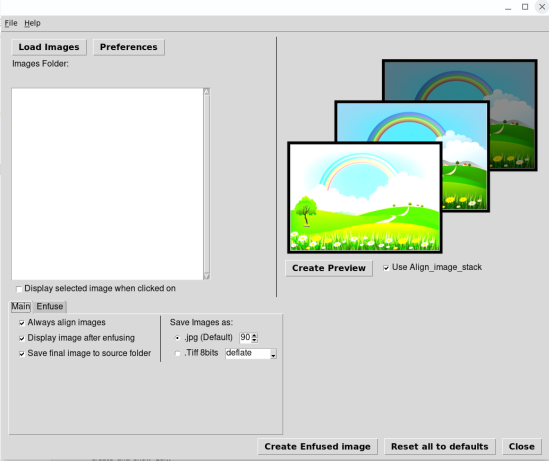
#> input picture images/PyImageFuser-00.png, 1098 x 921 px (shown at 1/2 size)
$ python opencv_stack.py ../images/PyImageFuser-00.png ../images/PyImageFuser-00.png ../images/PyImageFuser-00.png
#> lines starting #> are read from the running program, lines starting #| are printed output that depends on the picture
#!/usr/bin/env python3
# -*- coding: utf-8 -*-

import glob, os, sys
import cv2
import numpy as np
from time import time


# From: https://github.com/maitek/image_stacking

# Align and stack images by matching ORB keypoints (KeyPointMarching)
# [48 lines left out: function stackImagesORB, not called in this run]


# Align and stack images with ECC method
# Much slower but better in case of huge exposure differences
def stackImagesECC(file_list):
    M = np.eye(3, 3, dtype=np.float32)

    first_image = None
    stacked_image = None

    for file in file_list:
        image = cv2.imread(file,1).astype(np.float32) / 255
        print(file)
        if first_image is None:
            # convert to gray scale floating point image
            first_image = cv2.cvtColor(image,cv2.COLOR_BGR2GRAY)
            stacked_image = image
        else:
            # Estimate perspective transform
            s, M = cv2.findTransformECC(cv2.cvtColor(image,cv2.COLOR_BGR2GRAY), first_image, M, cv2.MOTION_HOMOGRAPHY)
            w, h, _ = image.shape
            # Align image to first image
            image = cv2.warpPerspective(image, M, (h, w))
            stacked_image += image

    stacked_image /= len(file_list)
    stacked_image = (stacked_image*255).astype(np.uint8)
    return stacked_image

# [4 lines left out: function Info, not called in this run]


# ===== MAIN =====

if __name__ == '__main__':


    #for arg in sys.argv:
    #    print(arg)
    if len(sys.argv) < 3:
       Info()
    elif len(sys.argv) == 4:  # script (0) imagename (1) filestouse(2) method(3)
        #print("3 " + sys.argv[3])
        global method
        method = sys.argv[3]
    else:
        method = "ORB"

    if ("--help" in sys.argv[1]) or ("-help" in sys.argv[1]):
        Info()
    else:
        print("\nDID YOU THINK TO EMBED THE IMAGES BETWEEN DOUBLE QUOTES? like \"img*\".\n\n")
        global myimage
        myimage = sys.argv[1]
    #print("myimage " + myimage)
    file_list = glob.glob(sys.argv[2])
    teller = 0
    for file in file_list:
        print("Reading image " + file)
        if teller == 0:
            global first_image
            first_image = file
            teller += 1
    print("\n\n")
    tic = time()

    print("Chosen method " + method)
    if method == "ORB":
        description = "Stacking images using ORB method"
        print(description)
        stacked_image = stackImagesORB(file_list)
    else:
        # Stack images using ECC method
        description = "Stacking images using ECC method"
        print(description)
        stacked_image = stackImagesECC(file_list)
#> in stackImagesECC, `first_image = cv2.cvtColor(image,cv2.COLOR_BGR2GRAY)`:
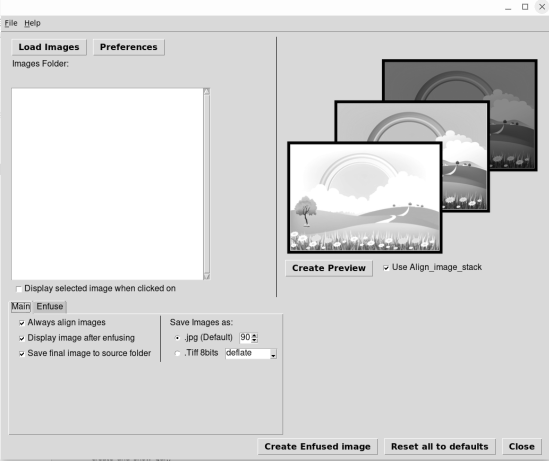
#> first_image: shape (921, 1098) float32 (shown at 1/2 size); min 0, max 1, mean 0.837
#> in stackImagesECC, stacked_image is the input picture: shape (921, 1098, 3); mean B, G, R 209.6, 216.2, 209.1


    print("Stacked {0} in {1} seconds".format(len(file_list), (time()-tic) ))

    print("Saved {}".format(myimage))
    cv2.imwrite(myimage,stacked_image)

    # Do the necessary exiftool stuff
    # os.system("ffmpeg -i " + filename + " -qscale:v 2 -vf fps=1 " + os.path.join(begin, begin+ "-%03d.jpg"));
    os.system("exiftool -overwrite_original -TagsFromFile " + first_image + " -all " + myimage)
    os.system("exiftool -v \"-CreateDate>FileModifyDate\" -overwrite_original " + myimage)
    # Show image
    #if args.show:
    #cv2.imshow(description, stacked_image)
    #cv2.waitKey(0)
